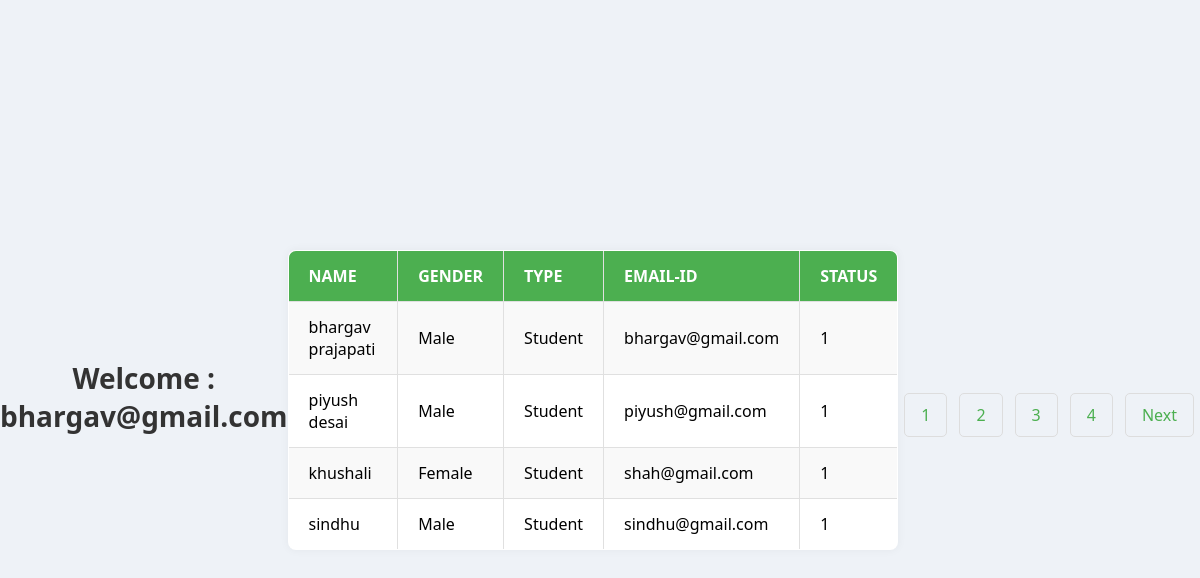
The app's page /adminindex.php (signed in) with its own data.
### tables this page shows
CREATE TABLE IF NOT EXISTS `tblregistration` (
  `Userid` int NOT NULL AUTO_INCREMENT,
  `name` varchar(30) NOT NULL,
  `gender` varchar(6) NOT NULL,
  `type` varchar(10) NOT NULL,
  `emailid` varchar(30) NOT NULL,
  `pass` varchar(30) NOT NULL,
  `status` int NOT NULL,
  PRIMARY KEY (`Userid`)
);

### adminindex.php (the view, shortened to what this page needs)
<html>
  <head>
  </head>
  <body>
    <?php
    echo "<h2>Welcome : " . $_SESSION['username'] . "</h2>";
    if (isset($_SESSION['username'])) {
        $conn = mysqli_connect("localhost", "root", "", "studentdb");
        $limit = 4;
        $page = isset($_GET['page']) ? $_GET['page'] : 1;
        $offset = ($page - 1) * $limit;
        $total_result = mysqli_query($conn, "SELECT COUNT(*) AS total FROM tblregistration WHERE type='Student' AND status=1");
        $total_row = mysqli_fetch_assoc($total_result)['total'];
        $total_pages = ceil($total_row / $limit);
        $sql = "SELECT * FROM tblregistration WHERE type='Student' AND status=1 LIMIT $offset, $limit";
        $result = mysqli_query($conn, $sql);
        if (mysqli_num_rows($result) > 0) {
            echo "<table border=1>
              <tr>
                  <th>Name</th>
                  <th>Gender</th>
                  <th>Type</th>
                  <th>Email-ID</th>
                  <th>Status</th>
               </tr>";
            while ($rows = mysqli_fetch_assoc($result)) {
                echo "<tr><td>" . $rows['name'] . "</td>
                <td>" . $rows['gender'] . "</td>
                <td>" . $rows['type'] . "</td>
                <td>" . $rows['emailid'] . "</td>
                <td>" . $rows['status'] . "</td>
                </tr>";
             }
            echo "</table>";
        } else {
            echo "<p class='no-records'>No records found.</p>";
        }
        echo "<div class='pagination'>";
        for ($i = 1; $i <= $total_pages; $i++) {
            echo "<a href='?page=$i'>$i</a>";
        }
        if ($page < $total_pages) {
            echo "<a href='?page=" . ($page + 1) . "'>Next</a>";
        }
        echo "</div>";
    }
    ?>
  </body>
</html>

### adminindex.php (style rules this page uses)
body { font-family: 'Segoe UI', Tahoma, Geneva, Verdana, sans-serif; background-color: #eef2f7; margin: 0; padding: 0; display: flex; justify-content: center; align-items: center; height: 100vh; text-align: center; }
h2 { margin-bottom: 30px; font-size: 28px; color: #333; }
table { width: 100%; border-collapse: collapse; margin: 0 auto; background-color: #fff; border-radius: 8px; overflow: hidden; box-shadow: 0 0 10px rgba(0, 0, 0, 0.05); }
th, td { padding: 14px 20px; border: 1px solid #e0e0e0; text-align: left; font-size: 16px; }
th { background-color: #4CAF50; color: white; font-weight: bold; text-transform: uppercase; }
tr:nth-child(even) { background-color: #f9f9f9; }
.pagination { margin-top: 30px; display: flex; justify-content: center; }
.pagination a { color: #4CAF50; text-decoration: none; padding: 10px 16px; margin: 0 6px; border: 1px solid #ddd; border-radius: 5px; transition: background-color 0.3s, color 0.3s; }

### records on screen
tblregistration: name "bhargav prajapati", gender "Male", type "Student", emailid "bhargav@gmail.com", status "1"
tblregistration: name "piyush desai", gender "Male", type "Student", emailid "piyush@gmail.com", status "1"
tblregistration: name "khushali", gender "Female", type "Student", emailid "shah@gmail.com", status "1"
tblregistration: name "sindhu", gender "Male", type "Student", emailid "sindhu@gmail.com", status "1"

### other values on screen
$_SESSION['username'] "bhargav@gmail.com"
